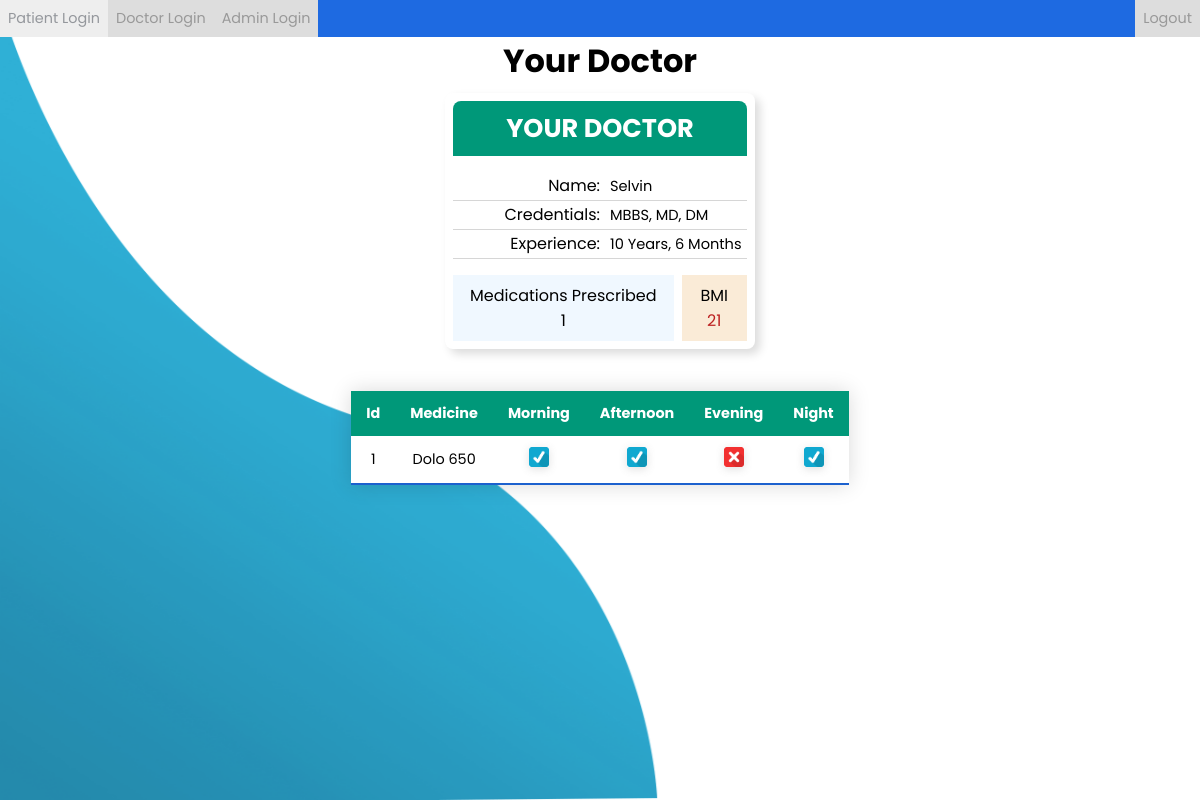
/patient_dashboard.php?id=1 (signed in), run on the app's committed database.
### tables this page shows
CREATE TABLE `doctor_profiles` (
  `id` int(11) NOT NULL,
  `name` varchar(255) NOT NULL,
  `credentials` varchar(255) NOT NULL,
  `experience` varchar(255) NOT NULL
);

CREATE TABLE `patient_profiles` (
  `id` int(11) NOT NULL,
  `doctor_id` int(11) NOT NULL,
  `name` varchar(255) NOT NULL,
  `date_of_birth` date NOT NULL,
  `age` varchar(255) NOT NULL,
  `blood_group` varchar(255) NOT NULL,
  `height` int(255) NOT NULL,
  `weight` int(255) NOT NULL,
  `bmi` int(255) NOT NULL,
  `contact_number` varchar(255) NOT NULL
);

CREATE TABLE `patient_medicines` (
  `id` int(11) NOT NULL,
  `patient_id` int(11) NOT NULL,
  `doctor_id` int(11) NOT NULL,
  `medicine` varchar(255) NOT NULL,
  `morning` varchar(255) NOT NULL,
  `afternoon` varchar(255) NOT NULL,
  `evening` varchar(255) NOT NULL,
  `night` varchar(255) NOT NULL
);

### patient_dashboard.php (the view, shortened to what this page needs)
<?php
$patient_id = isset($_GET['id']) ? $_GET['id'] : "";
include "database.php";
$patient_bmi = mysqli_query($conn, "SELECT bmi FROM patient_profiles where id = '$patient_id'");
$patient_bmi = mysqli_fetch_array($patient_bmi);
$patient_bmi = $patient_bmi[0];
$total_patient_medications_prescribed = mysqli_query($conn, "SELECT count(*) from patient_medicines where patient_id = '$patient_id'");
$total_patient_medications_prescribed = mysqli_fetch_array($total_patient_medications_prescribed);
$total_patient_medications_prescribed = $total_patient_medications_prescribed[0];
if ($patient_bmi < 25) $bmi_style = "bmi-normal";
if ($patient_bmi < 30) $bmi_style = "bmi-overweight";
if ($patient_bmi < 35) $bmi_style = "bmi-slightly-obese";
if ($patient_bmi < 40) $bmi_style = "bmi-obese";
$doctor_id = mysqli_query($conn, "SELECT doctor_id FROM patient_profiles where id = '$patient_id'");
$doctor_id = mysqli_fetch_array($doctor_id);
$doctor_id = $doctor_id[0];
?>
<!DOCTYPE html>
<html lang="en">
<head>
    <link rel="stylesheet" type="text/css" href="css/style.css">
</head>
<body>
    <nav>
        <form>
            <ul class="nav-bar">
                <li><button class="active" type="submit" formaction="logout_to_patient_login.php">Patient Login</button></li>
                <li><button type="submit" formaction="logout_to_doctor_login.php">Doctor Login</button>
                </li>
                <li><button type="submit" formaction="logout_to_admin_login.php">Admin Login</button></li>
                <li class="nav-item-right"><button type="submit" formaction="logout_to_doctor_login.php">Logout</button>
                </li>
            </ul>
        </form>
    </nav>
    <img class="wave" src="img/wave.png">
    <main class="page-wrapper">
        <header class="center">
            <h1>Your Doctor</h1>
        </header>
        <div class="basic-info-container">
            <header>
                <h1>YOUR DOCTOR</h1>
            </header>
            <?php
            $sql = "SELECT * FROM doctor_profiles WHERE id = '$doctor_id'";
            $result = mysqli_query($conn, $sql);
            while ($row = mysqli_fetch_array($result)) {
                echo
                "
                        <div class='info-container'>
                            <div>
                                <p>Name:</p>
                                <p class='info-value'>" . $row['name'] . "</p>
                            </div>
                            <div>
                                <p>Credentials:</p>
                                <p class='info-value'>" . $row['credentials'] . "<p>
                            </div>
                            <div>
                                <p>Experience:</p>
                                <p class='info-value'>" . $row['experience'] . "</p>
                            </div>
                        </div>
                        <div class='patient-info-container'>
                            <div class='medications-prescribed-count'>
                                <p>Medications Prescribed</p>
                                <p>
                                    " . $total_patient_medications_prescribed . "
                                </p>
                            </div>
                            <div class='bmi-value'>
                                <p>BMI</p>
                                <p class='" . $bmi_style . "'>" . $patient_bmi . "</p>
                            </div>
                        </div>";
            }
            ?>
        </div>
        <?php
        $sql = "SELECT * FROM patient_medicines WHERE patient_id = '$patient_id'";
        $result = mysqli_query($conn, $sql);
        ?>
        <br />
        <div class="table-responsive">
            <table class="styled-table medicine-table">
                <thead>
                    <tr>
                        <th>Id</th>
                        <th>Medicine</th>
                        <th>Morning</th>
                        <th>Afternoon</th>
                        <th>Evening</th>
                        <th>Night</th>
                    </tr>
                </thead>
                <tbody id="medicine-table-body">
                <?php
                while ($row = mysqli_fetch_array($result)) {
                    echo "
                    <tr>
                        <td>" . $row['id'] . "</td>
                        <td>" . $row['medicine'] . "</td>
                        <td>
                            <div class='table-icon-container'>
                                <form action='mark_medicine.php' method='POST' class='mark-medicine-form'>"
                                . (($row['morning']) == true
                                ? ($row['morning'] == 'Taken'
                                ? " <label for='medicine-checkmark-morning' class='medicine-checkmark-label'>
                                    <input type='checkbox' id='medicine-checkmark-morning' name='medicine-checkmark' class='medicine-checkmark' value='Taken' checked hidden>"
                                : " <label for='medicine-checkmark-morning' class='medicine-checkmark-label'>
                                        <img class='ui-icon' src='img/check-mark-tick-blue.png' alt='Prescribed'>
                                    </label>
                                    <input type='checkbox' id='medicine-checkmark-morning' name='medicine-checkmark' class='medicine-checkmark' value='Taken' hidden>")
                                : "  <img class='ui-icon' src='img/check-mark-wrong.png' alt='Not prescribed'>") . "
                                    <input type='number' value='" . $row['id'] . "' class='medicine-id' name='medicine-id' readonly hidden>
                                    <input type='number' value='" . $patient_id . "' class='patient-id' name='patient-id' readonly checked hidden>
                                </form>
                            </div>
                        </td>
                        <td>
                            <div class='table-icon-container'>
                                <form action='mark_medicine.php' method='POST' class='mark-medicine-form'>"
                                . (($row['afternoon']) == true
                                ? ($row['afternoon'] == 'Taken'
                                ? " <label for='medicine-checkmark-afternoon' class='medicine-checkmark-label'>
                                    <input type='checkbox' id='medicine-checkmark-afternoon' name='medicine-checkmark' class='medicine-checkmark' value='Taken' checked hidden>"
                                : " <label for='medicine-checkmark-afternoon' class='medicine-checkmark-label'>
                                        <img class='ui-icon' src='img/check-mark-tick-blue.png' alt='Prescribed'>
                                    </label>
                                    <input type='checkbox' id='medicine-checkmark-afternoon' name='medicine-checkmark' class='medicine-checkmark' value='Taken' hidden>")
                                : "  <img class='ui-icon' src='img/check-mark-wrong.png' alt='Not prescribed'>") . "
                                    <input type='number' value='" . $row['id'] . "' class='medicine-id' name='medicine-id' readonly hidden>
                                    <input type='number' value='" . $patient_id . "' class='patient-id' name='patient-id' readonly checked hidden>
                                </form>
                            </div>
                        </td>
                        <td>
                            <div class='table-icon-container'>
                                <form action='mark_medicine.php' method='POST' class='mark-medicine-form'>"
                                . (($row['evening']) == true
                                ? ($row['evening'] == 'Taken'
                                ? " <label for='medicine-checkmark-evening' class='medicine-checkmark-label'>
                                    <input type='checkbox' id='medicine-checkmark-evening' name='medicine-checkmark' class='medicine-checkmark' value='Taken' checked hidden>"
                                : " <label for='medicine-checkmark-evening' class='medicine-checkmark-label'>
                                    <input type='checkbox' id='medicine-checkmark-evening' name='medicine-checkmark' class='medicine-checkmark' value='Taken' hidden>")
                                : "  <img class='ui-icon' src='img/check-mark-wrong.png' alt='Not prescribed'>") . "
                                    <input type='number' value='" . $row['id'] . "' class='medicine-id' name='medicine-id' readonly hidden>
                                    <input type='number' value='" . $patient_id . "' class='patient-id' name='patient-id' readonly checked hidden>
                                </form>
                            </div>
                        </td>
                        <td>
                            <div class='table-icon-container'>
                                <form action='mark_medicine.php' method='POST' class='mark-medicine-form'>"
                                . (($row['night']) == true
                                ? ($row['night'] == 'Taken'
                                ? " <label for='medicine-checkmark-night' class='medicine-checkmark-label'>
                                    <input type='checkbox' id='medicine-checkmark-night' name='medicine-checkmark' class='medicine-checkmark' value='Taken' checked hidden>"
                                : " <label for='medicine-checkmark-night' class='medicine-checkmark-label'>
                                        <img class='ui-icon' src='img/check-mark-tick-blue.png' alt='Prescribed'>
                                    </label>
                                    <input type='checkbox' id='medicine-checkmark-night' name='medicine-checkmark' class='medicine-checkmark' value='Taken' hidden>")
                                : "  <img class='ui-icon' src='img/check-mark-wrong.png' alt='Not prescribed'>") . "
                                    <input type='number' value='" . $row['id'] . "' class='medicine-id' name='medicine-id' readonly hidden>
                                    <input type='number' value='" . $patient_id . "' class='patient-id' name='patient-id' readonly checked hidden>
                                </form>
                            </div>
                        </td>
                    </tr>
                        ";
                }
                ?>
                </tbody>
            </table>
        </div>
    </main>
</body>
</html>

### css/style.css (style rules this page uses)
* { padding: 0; margin: 0; -moz-box-sizing: border-box; -webkit-box-sizing: border-box; box-sizing: border-box; font-family: "Poppins", sans-serif; }
body { font-family: "Poppins", sans-serif; }
button { border: none; }
.nav-bar { width: 100%; display: flex; list-style-type: none; margin: 0; padding: 0; position: fixed; top: 0; background-color: #1e6ae1; z-index: 1; }
li { display: inline; }
li { float: left; }
a, .nav-bar button { display: block; text-align: right; text-decoration: none; color: #999; font-size: 0.9rem; transition: 0.3s; }
.nav-bar a, .nav-bar button { display: block; padding: 8px; background-color: #dddddd; }
.nav-item-right { margin-left: auto; }
.page-wrapper { margin: 8px; margin-top: 37px; }
a.active, button.active { background: #eee; }
header.center { text-align: center; }
.wave { position: fixed; bottom: 0; left: 0; height: 100%; z-index: -1; }
.table-responsive { display: flex; flex-direction: column; justify-content: center; align-items: center; margin: 0; padding: 0px 20px; overflow: auto; }
.styled-table { border-collapse: collapse; margin: 25px 0; font-size: 0.9em; box-shadow: 0 0 20px rgb(0 0 0 / 15%); text-align: center; }
.styled-table thead tr { background-color: #009879; color: #ffffff; text-align: left; }
.styled-table th:first-of-type, .styled-table td:first-of-type { padding: 12px 15px; }
.styled-table th, .styled-table td { padding: 0px 15px; text-align: center; width: min-content; }
.styled-table tbody tr { border-bottom: 1px solid #36c1c8; }
.styled-table tbody tr { background-color: #ffffff; }
.styled-table tbody tr:last-of-type { border-bottom: 2px solid #1c61ce; }
div.basic-info-container { margin: auto; padding: 8px; position: relative; top: 8px; width: 310px; background: white; border-radius: 8px; box-shadow: 5px 5px 10px #dcdcdc; }
div.basic-info-container header { padding: 8px; background: #009879; color: white; font-size: 0.8em; text-align: center; border-top-left-radius: 8px; border-top-right-radius: 8px; }
.info-container { display: flex; flex-direction: column; justify-content: flex-end; margin: 1em 0em; text-align: right; line-height: 26px; }
.info-value { height: 20px; width: fit-content; margin-left: 10px; font-size-adjust: 0.5; border: none; outline: none; background: transparent; }
.info-container>div { display: grid; grid-template-columns: 1fr 1fr; padding: 1px; border-bottom: 1px solid #d6d6d6; }
div.patient-info-container { display: grid; grid-template-columns: 75% 25%; text-align: center; }
div.medications-prescribed-count { padding: 8px; background: aliceblue; }
div.bmi-value { margin-left: 8px; padding: 8px; background: antiquewhite; }
.bmi-severely-underweight, .bmi-obese { color: #bc2020; }
.table-icon-container { height: 47px; display: grid; place-items: center; }
.ui-icon { height: 20px; width: 20px; box-shadow: rgba(99, 99, 99, 0.2) 0px 2px 8px 0px; }

### data on the page
doctor_profiles: name "Selvin", credentials "MBBS, MD, DM", experience "10 Years, 6 Months", total_patient_medications_prescribed "1"
patient_profiles: bmi "21"
patient_medicines: id "1", medicine "Dolo 650"
